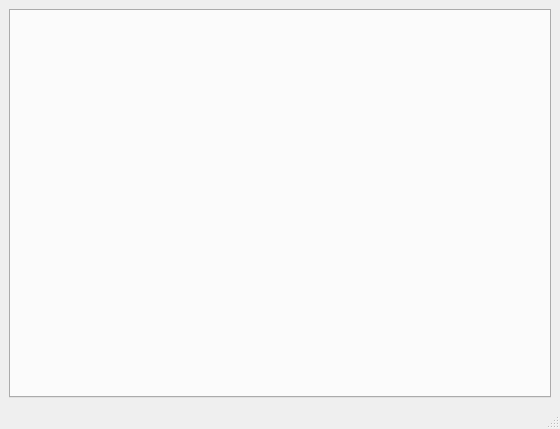
<?xml version="1.0" encoding="UTF-8"?>
<ui version="4.0">
 <class>MainWindow</class>
 <widget class="QMainWindow" name="MainWindow">
  <property name="geometry">
   <rect>
    <x>0</x>
    <y>0</y>
    <width>560</width>
    <height>429</height>
   </rect>
  </property>
  <property name="windowTitle">
   <string>Eigenvalues</string>
  </property>
  <widget class="QWidget" name="centralwidget">
   <layout class="QGridLayout" name="gridLayout">
    <item row="0" column="0">
     <widget class="QTabWidget" name="tabWidget">
      <property name="currentIndex">
       <number>-1</number>
      </property>
     </widget>
    </item>
   </layout>
  </widget>
  <widget class="QMenuBar" name="menubar">
   <property name="geometry">
    <rect>
     <x>0</x>
     <y>0</y>
     <width>560</width>
     <height>21</height>
    </rect>
   </property>
  </widget>
  <widget class="QStatusBar" name="statusbar"/>
 </widget>
 <resources/>
 <connections/>
</ui>
